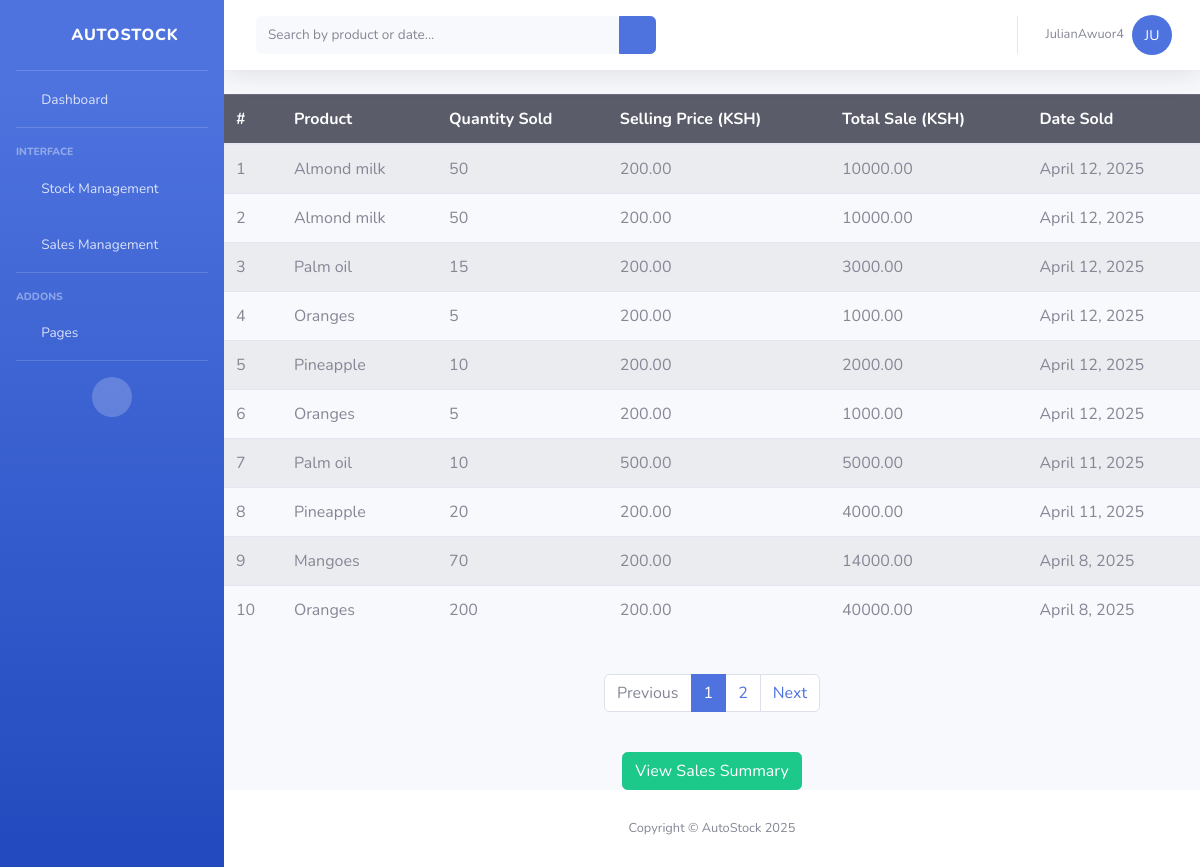
Before: /saleslist/ (signed in) with the older database file.
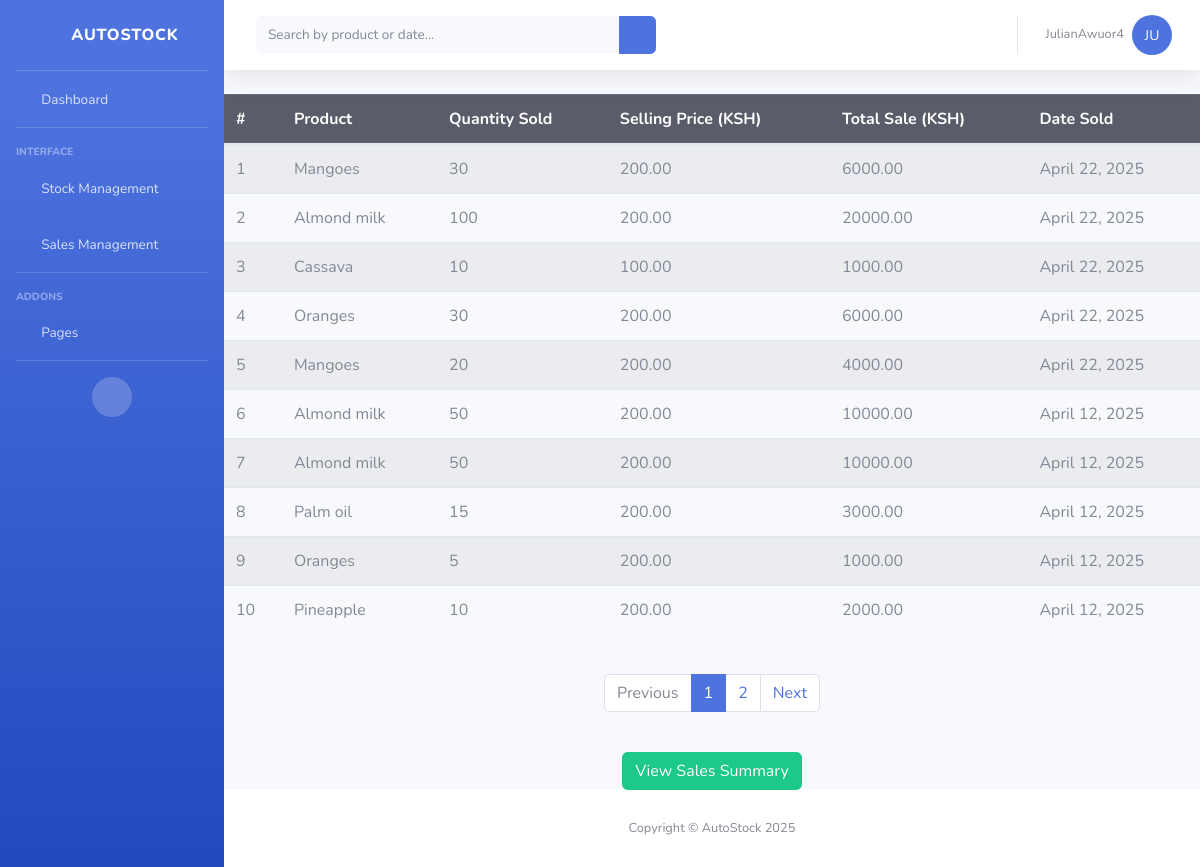
After: the same page with the newer database file.
### autoapp/models.py (models this page shows, shortened)
class Sale(models.Model):
    transaction = models.ForeignKey(
        SaleTransaction,
        on_delete=models.CASCADE,
        related_name='sales',
        null=True,   # allow NULL in database
        blank=True   # allow blank in forms/admin
    )
    product = models.ForeignKey('Stock', on_delete=models.CASCADE, related_name='sales')
    quantitysold = models.PositiveIntegerField()
    sellingprice = models.DecimalField(max_digits=12, decimal_places=2)
    datesold = models.DateField(auto_now_add=True)
    @property
    def total_sale(self):
        return self.quantitysold * self.sellingprice

class Stock(models.Model):
     product = models. CharField(max_length=100)
     quantity = models.IntegerField()
     price = models.DecimalField(max_digits=12, decimal_places=2)
     buyingprice = models.DecimalField(max_digits=12, decimal_places=2, default=0.00)
     name = models.CharField(max_length=100)
     date = models.DateField(auto_now_add=True)

### autoapp/views.py (the view)
    def wrapper(request, *args, **kwargs):
        if not request.user.is_superuser and request.user.employeeprofile.role != 'boss':
            return HttpResponseForbidden("You do not have permission to access this page.")
        return function(request, *args, **kwargs)

### autoapp/views.py (called while the page is built)
def boss_required(function):
    def wrapper(request, *args, **kwargs):
        if not request.user.is_superuser and request.user.employeeprofile.role != 'boss':
            return HttpResponseForbidden("You do not have permission to access this page.")
        return function(request, *args, **kwargs)
    return wrapper

@boss_required
def saleslist(request):
    query = request.GET.get('q')
    if query:
        sales_queryset = Sale.objects.filter(
            Q(product__product__icontains=query)
        ).order_by('-datesold')
    else:
        sales_queryset = Sale.objects.all().order_by('-datesold')
    paginator = Paginator(sales_queryset, 10)  # Show 10 sales per page
    page_number = request.GET.get('page')
    page_obj = paginator.get_page(page_number)
    return render(request, 'saleslist.html', {
        'sales': page_obj,       # 👉 This should be the paginated data
        'query': query           # 👉 Optional: if you want to preserve search input in the form
    })

### template/saleslist.html (shortened to what the changed rows need)
<!DOCTYPE html>
<html lang="en">
<head>
    {% load static %}
    <link href="{% static 'vendor/fontawesome-free/css/all.min.css' %}" rel="stylesheet" type="text/css">
    <link href="{% static 'css/sb-admin-2.min.css' %}" rel="stylesheet">
    <link href="{% static 'vendor/datatables/dataTables.bootstrap4.min.css' %}" rel="stylesheet">
</head>
<body id="page-top">
    <div id="wrapper">
        <div id="content-wrapper" class="d-flex flex-column">
            <div id="content">
                 <div class="table-responsive mt-2">
    <table class="table table-striped">
        <thead class="table-dark">
            <tr>
                <th>#</th>
                <th>Product</th>
                <th>Quantity Sold</th>
                <th>Selling Price (KSH)</th>
                <th>Total Sale (KSH)</th>
                <th>Date Sold</th>
            </tr>
        </thead>
        <tbody>
            {% for sale in sales %}
            <tr>
                <td>{{ forloop.counter }}</td>
                <td>{{ sale.product.product }}</td>
                <td>{{ sale.quantitysold }}</td>
                <td>{{ sale.sellingprice}}</td>
                <td>{{ sale.total_sale}}</td>
                <td>{{ sale.datesold}}</td>
            </tr>
            {% empty %}
            <tr>
                <td colspan="6" class="text-center text-danger">No sales recorded yet.</td>
            </tr>
            {% endfor %}
        </tbody>
    </table>
</div>
<div class="d-flex justify-content-center mt-4">
    <nav aria-label="Page navigation">
        <ul class="pagination">
            {% for num in sales.paginator.page_range %}
                {% if num == sales.number %}
                    <li class="page-item active">
                        <span class="page-link">{{ num }}</span>
                    </li>
                {% elif num >= sales.number|add:'-2' and num <= sales.number|add:'2' %}
                    <li class="page-item">
                        <a class="page-link" href="?q={{ request.GET.q }}&page={{ num }}">{{ num }}</a>
                    </li>
                {% endif %}
            {% endfor %}
        </ul>
    </nav>
</div>
            </div>
        </div>
    </div>
</body>
</html>

Changed rows visible on the page:
no longer on this page (row unchanged): Sale: product.product "Oranges", quantitysold "5", sellingprice "200.00", total_sale "1000.00", datesold "April 12, 2025"
no longer on this page (row unchanged): Sale: product.product "Palm oil", quantitysold "10", sellingprice "500.00", total_sale "5000.00", datesold "April 11, 2025"
no longer on this page (row unchanged): Sale: product.product "Pineapple", quantitysold "20", sellingprice "200.00", total_sale "4000.00", datesold "April 11, 2025"
no longer on this page (row unchanged): Sale: product.product "Mangoes", quantitysold "70", sellingprice "200.00", total_sale "14000.00", datesold "April 8, 2025"
no longer on this page (row unchanged): Sale: product.product "Oranges", quantitysold "200", sellingprice "200.00", total_sale "40000.00", datesold "April 8, 2025"
added Sale: product.product "Mangoes", quantitysold "30", sellingprice "200.00", total_sale "6000.00", datesold "April 22, 2025"
added Sale: product.product "Almond milk", quantitysold "100", sellingprice "200.00", total_sale "20000.00", datesold "April 22, 2025"
added Sale: product.product "Cassava", quantitysold "10", sellingprice "100.00", total_sale "1000.00", datesold "April 22, 2025"
added Sale: product.product "Oranges", quantitysold "30", sellingprice "200.00", total_sale "6000.00", datesold "April 22, 2025"
added Sale: product.product "Mangoes", quantitysold "20", sellingprice "200.00", total_sale "4000.00", datesold "April 22, 2025"
